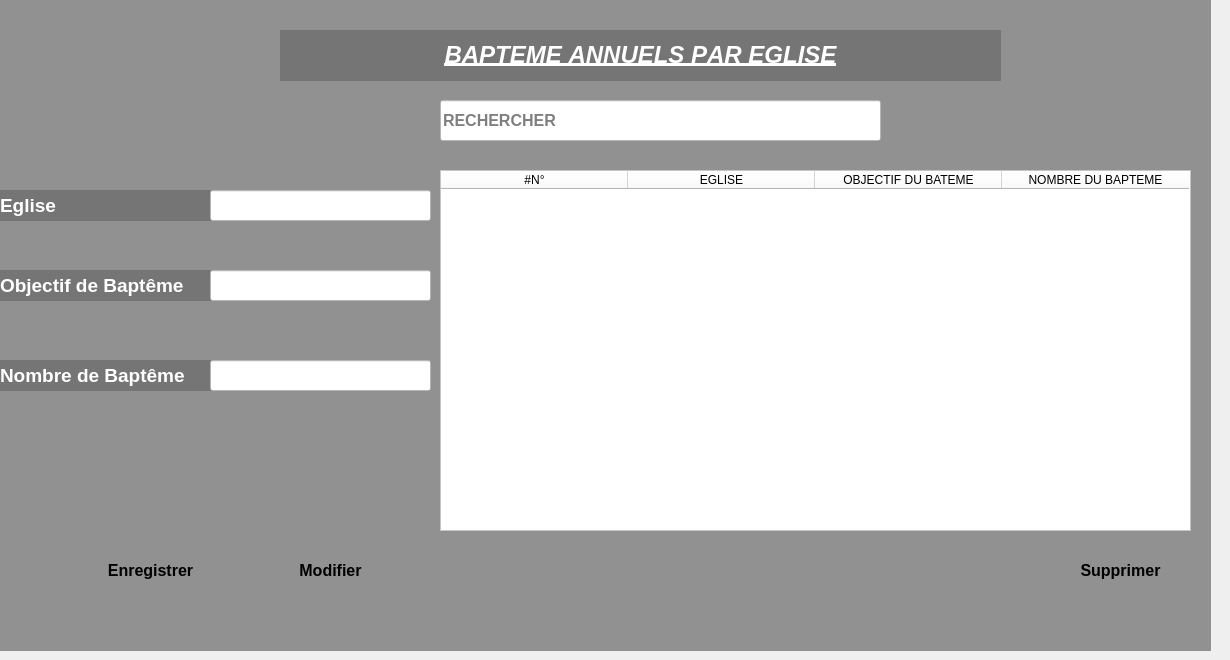
     <widget class="QWidget" name="tab_8">
      <attribute name="title">
       <string>BAPTEME ANNUEL</string>
      </attribute>
      <widget class="QLabel" name="label_6">
       <property name="geometry">
        <rect>
         <x>-10</x>
         <y>0</y>
         <width>1221</width>
         <height>651</height>
        </rect>
       </property>
       <property name="font">
        <font>
         <pointsize>8</pointsize>
        </font>
       </property>
       <property name="layoutDirection">
        <enum>Qt::LeftToRight</enum>
       </property>
       <property name="autoFillBackground">
        <bool>false</bool>
       </property>
       <property name="styleSheet">
        <string notr="true">background-color:rgba(0,0,0,100);</string>
       </property>
       <property name="text">
        <string/>
       </property>
       <property name="wordWrap">
        <bool>false</bool>
       </property>
      </widget>
      <widget class="QLineEdit" name="lineEdit_24">
       <property name="geometry">
        <rect>
         <x>440</x>
         <y>100</y>
         <width>441</width>
         <height>41</height>
        </rect>
       </property>
       <property name="font">
        <font>
         <pointsize>12</pointsize>
         <weight>75</weight>
         <bold>true</bold>
        </font>
       </property>
       <property name="styleSheet">
        <string notr="true">background-color:#ffffff;</string>
       </property>
       <property name="placeholderText">
        <string>RECHERCHER</string>
       </property>
      </widget>
      <widget class="QLabel" name="label_36">
       <property name="geometry">
        <rect>
         <x>0</x>
         <y>190</y>
         <width>211</width>
         <height>31</height>
        </rect>
       </property>
       <property name="font">
        <font>
         <pointsize>14</pointsize>
         <weight>75</weight>
         <bold>true</bold>
        </font>
       </property>
       <property name="styleSheet">
        <string notr="true">color:white;
background-color:rgba(0,0,0,50);</string>
       </property>
       <property name="text">
        <string>Eglise</string>
       </property>
      </widget>
      <widget class="QTableWidget" name="tableWidget_7">
       <property name="geometry">
        <rect>
         <x>440</x>
         <y>170</y>
         <width>751</width>
         <height>361</height>
        </rect>
       </property>
       <property name="styleSheet">
        <string notr="true">background-color:#ffffff;</string>
       </property>
       <property name="columnCount">
        <number>4</number>
       </property>
       <attribute name="horizontalHeaderMinimumSectionSize">
        <number>50</number>
       </attribute>
       <attribute name="horizontalHeaderDefaultSectionSize">
        <number>187</number>
       </attribute>
       <attribute name="verticalHeaderDefaultSectionSize">
        <number>31</number>
       </attribute>
       <column>
        <property name="text">
         <string>#N°</string>
        </property>
       </column>
       <column>
        <property name="text">
         <string>EGLISE</string>
        </property>
       </column>
       <column>
        <property name="text">
         <string>OBJECTIF DU BATEME</string>
        </property>
       </column>
       <column>
        <property name="text">
         <string>NOMBRE DU BAPTEME</string>
        </property>
       </column>
      </widget>
      <widget class="QPushButton" name="pushButton_11">
       <property name="geometry">
        <rect>
         <x>80</x>
         <y>550</y>
         <width>141</width>
         <height>41</height>
        </rect>
       </property>
       <property name="font">
        <font>
         <pointsize>12</pointsize>
         <weight>75</weight>
         <bold>true</bold>
        </font>
       </property>
       <property name="styleSheet">
        <string notr="true">QPushButton#pushButton_11 {
    background: qlineargradient(x1: 0, y1: 0, x2: 0, y2: 1,
        stop: 0 #55AAFF,
        stop: 1 #FFFFFF);
    border: none;
    border-radius: 20px;
    colo r: white;
}

QPushButton#pushButton_11:hover {
    background: qlineargradient(x1: 0, y1: 0, x2: 0, y2: 1,
        stop: 0 #55AAFF, /* Bleu clair pour le hover */
        stop: 1 #0077CC); /* Bleu un peu plus foncé pour le hover */
    color: black;
}

QPushButton#pushButton_11:pressed {
    background: qlineargradient(x1: 0, y1: 0, x2: 0, y2: 1,
        stop: 0 #3399FF, /* Bleu clair pour le pressed */
        stop: 1 #0033AA); /* Bleu un peu plus foncé pour le pressed */
    color: green;
}
</string>
       </property>
       <property name="text">
        <string>Enregistrer</string>
       </property>
      </widget>
      <widget class="QLineEdit" name="lineEdit_25">
       <property name="geometry">
        <rect>
         <x>210</x>
         <y>190</y>
         <width>221</width>
         <height>31</height>
        </rect>
       </property>
       <property name="styleSheet">
        <string notr="true">background-color:#ffffff;</string>
       </property>
      </widget>
      <widget class="QLabel" name="label_41">
       <property name="geometry">
        <rect>
         <x>280</x>
         <y>30</y>
         <width>721</width>
         <height>51</height>
        </rect>
       </property>
       <property name="font">
        <font>
         <pointsize>11</pointsize>
         <weight>75</weight>
         <bold>true</bold>
         <underline>true</underline>
         <strikeout>false</strikeout>
         <stylestrategy>PreferAntialias</stylestrategy>
         <kerning>false</kerning>
        </font>
       </property>
       <property name="styleSheet">
        <string notr="true">color:white;
background-color:rgba(0,0,0,50);
</string>
       </property>
       <property name="text">
        <string>&lt;html&gt;&lt;head/&gt;&lt;body&gt;&lt;p align=&quot;center&quot;&gt;&lt;span style=&quot; font-size:18pt; font-style:italic;&quot;&gt;BAPTEME ANNUELS PAR EGLISE&lt;/span&gt;&lt;/p&gt;&lt;/body&gt;&lt;/html&gt;</string>
       </property>
      </widget>
      <widget class="QLabel" name="label_60">
       <property name="geometry">
        <rect>
         <x>0</x>
         <y>270</y>
         <width>211</width>
         <height>31</height>
        </rect>
       </property>
       <property name="font">
        <font>
         <pointsize>14</pointsize>
         <weight>75</weight>
         <bold>true</bold>
        </font>
       </property>
       <property name="styleSheet">
        <string notr="true">color:white;
background-color:rgba(0,0,0,50);</string>
       </property>
       <property name="text">
        <string>Objectif de Baptême</string>
       </property>
      </widget>
      <widget class="QLineEdit" name="lineEdit_27">
       <property name="geometry">
        <rect>
         <x>210</x>
         <y>270</y>
         <width>221</width>
         <height>31</height>
        </rect>
       </property>
       <property name="styleSheet">
        <string notr="true">background-color:#ffffff;</string>
       </property>
      </widget>
      <widget class="QLabel" name="label_61">
       <property name="geometry">
        <rect>
         <x>0</x>
         <y>360</y>
         <width>211</width>
         <height>31</height>
        </rect>
       </property>
       <property name="font">
        <font>
         <pointsize>14</pointsize>
         <weight>75</weight>
         <bold>true</bold>
        </font>
       </property>
       <property name="styleSheet">
        <string notr="true">color:white;
background-color:rgba(0,0,0,50);</string>
       </property>
       <property name="text">
        <string>Nombre de Baptême</string>
       </property>
      </widget>
      <widget class="QLineEdit" name="lineEdit_39">
       <property name="geometry">
        <rect>
         <x>210</x>
         <y>360</y>
         <width>221</width>
         <height>31</height>
        </rect>
       </property>
       <property name="styleSheet">
        <string notr="true">background-color:#ffffff;</string>
       </property>
      </widget>
      <widget class="QPushButton" name="pushButton_26">
       <property name="geometry">
        <rect>
         <x>260</x>
         <y>550</y>
         <width>141</width>
         <height>41</height>
        </rect>
       </property>
       <property name="font">
        <font>
         <pointsize>12</pointsize>
         <weight>75</weight>
         <bold>true</bold>
        </font>
       </property>
       <property name="styleSheet">
        <string notr="true">QPushButton#pushButton_26 {
    background: qlineargradient(x1: 0, y1: 0, x2: 0, y2: 1,
        stop: 0 #55AAFF,
        stop: 1 #FFFFFF);
    border: none;
    border-radius: 20px;
    colo r: white;
}

QPushButton#pushButton_26:hover {
    background: qlineargradient(x1: 0, y1: 0, x2: 0, y2: 1,
        stop: 0 #55AAFF, /* Bleu clair pour le hover */
        stop: 1 #0077CC); /* Bleu un peu plus foncé pour le hover */
    color: black;
}

QPushButton#pushButton_26:pressed {
    background: qlineargradient(x1: 0, y1: 0, x2: 0, y2: 1,
        stop: 0 #3399FF, /* Bleu clair pour le pressed */
        stop: 1 #0033AA); /* Bleu un peu plus foncé pour le pressed */
    color: green;
}
</string>
       </property>
       <property name="text">
        <string>Modifier</string>
       </property>
      </widget>
      <widget class="QPushButton" name="pushButton_27">
       <property name="geometry">
        <rect>
         <x>1050</x>
         <y>550</y>
         <width>141</width>
         <height>41</height>
        </rect>
       </property>
       <property name="font">
        <font>
         <pointsize>12</pointsize>
         <weight>75</weight>
         <bold>true</bold>
        </font>
       </property>
       <property name="styleSheet">
        <string notr="true">QPushButton#pushButton_27 {
    background: qlineargradient(x1: 0, y1: 0, x2: 0, y2: 1,
        stop: 0 #55AAFF,
        stop: 1 #FFFFFF);
    border: none;
    border-radius: 20px;
    colo r: white;
}

QPushButton#pushButton_27:hover {
    background: qlineargradient(x1: 0, y1: 0, x2: 0, y2: 1,
        stop: 0 #55AAFF, /* Bleu clair pour le hover */
        stop: 1 #0077CC); /* Bleu un peu plus foncé pour le hover */
    color: black;
}

QPushButton#pushButton_27:pressed {
    background: qlineargradient(x1: 0, y1: 0, x2: 0, y2: 1,
        stop: 0 #3399FF, /* Bleu clair pour le pressed */
        stop: 1 #0033AA); /* Bleu un peu plus foncé pour le pressed */
    color: green;
}
</string>
       </property>
       <property name="text">
        <string>Supprimer</string>
       </property>
      </widget>
     </widget>
